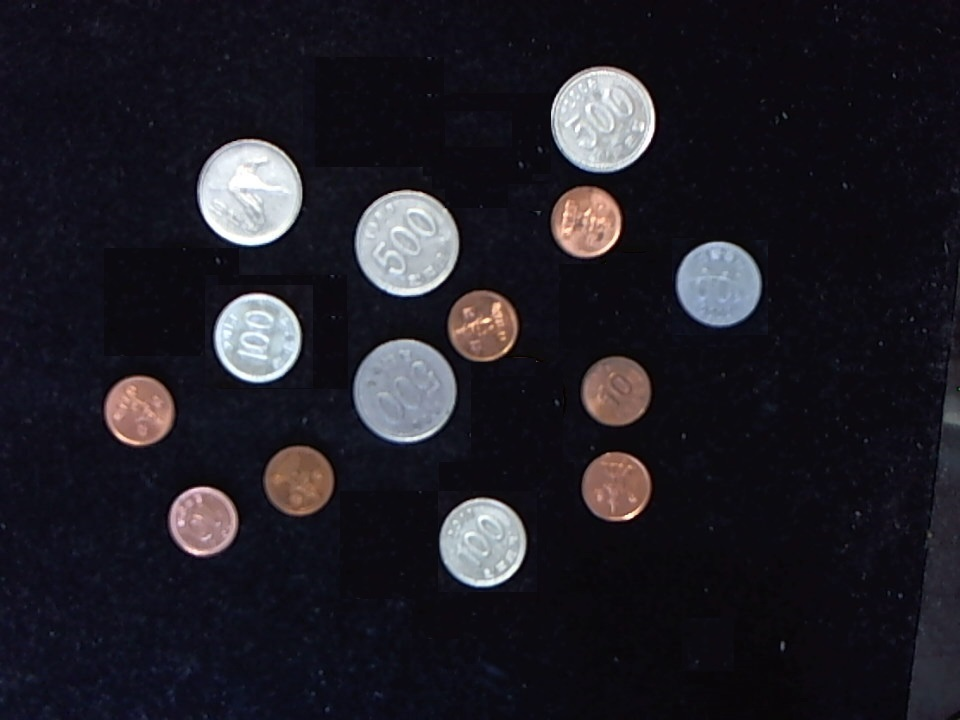
//> input picture OpenCV_Coin/img/coin.jpg, 960 x 720 px
$ ./main   (built with g++ and OpenCV 4)
//> lines starting //> are read from the running program, lines starting //| are printed output that depends on the picture; after the words box and inside, x2 and y2 are one past the last pixel; in counts of white or black regions, pixels touching at a corner belong together
#include "opencv2/opencv.hpp"
#include <iostream>

using namespace cv;
using namespace std;

void hough_circles();

int main(void)
{
	hough_circles();
}

void hough_circles()
{
	Mat src = imread("img/coin.jpg", IMREAD_GRAYSCALE);
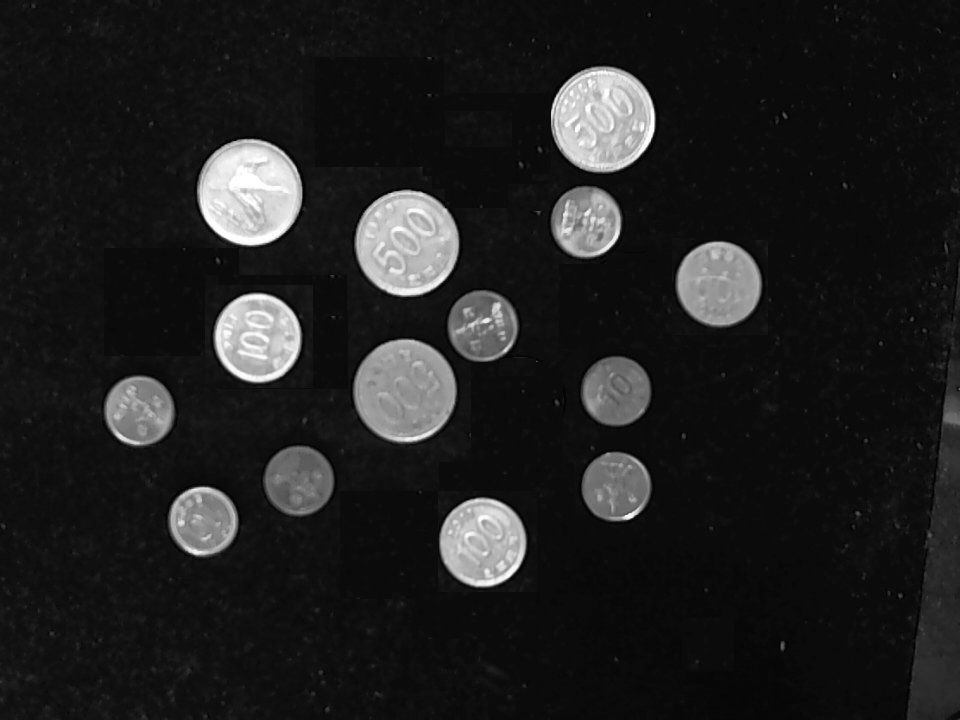
//> src: 720 rows x 960 cols, CV_8UC1; min 0, max 255, mean 32.4

	if (src.empty())
	{
		cerr << "Image load failed!" << endl;
		return;
	}

	Mat blurred;
	blur(src, blurred, Size(3, 3));

	vector<Vec3f> circles;
	HoughCircles(blurred, circles, HOUGH_GRADIENT, 1, 50, 200, 50);
//> circles = 14 circles (x, y, radius), first 12: [404.5, 390.5, 50.7], [602.5, 118.5, 52.9], [482.5, 541.5, 43.8], [718.5, 283.5, 41.9], [203.5, 520.5, 34.1], [616.5, 390.5, 34.6], [406.5, 243.5, 51.3], [249.5, 193.5, 51.7], [585.5, 222.5, 34.7], [297.5, 480.5, 34.9], [138.5, 409.5, 34.3], [257.5, 338.5, 42.7]

	Mat dst;
	cvtColor(src, dst, COLOR_GRAY2BGR);

	int total = 0;

	for (Vec3f c : circles)
	{
		Point center(cvRound(c[0]), cvRound(c[1]));
		int radius = cvRound(c[2]);
		circle(dst, center, radius, Scalar(0, 0, 255), 2, LINE_AA);

		if (radius >= 50)
		{
			putText(dst, "500", center + Point(30, 0), FONT_HERSHEY_DUPLEX, 1, Scalar(0, 255, 0));
			total += 500;
		}
		else if (radius >= 36 && radius < 50)
		{
			putText(dst, "100", center + Point(30, 0), FONT_HERSHEY_DUPLEX, 1, Scalar(255, 0, 0));
			total += 100;
		}
		else if (radius > 0 && radius < 36)
		{
			putText(dst, "10", center + Point(30, 0), FONT_HERSHEY_DUPLEX, 1, Scalar(255, 255, 255));
			total += 10;
		}

		//String radius_value = format("radius: %d", radius);
		//putText(dst, radius_value, center + Point(30, 30), FONT_HERSHEY_DUPLEX, 1, Scalar(255, 255, 255));
	}
//> this loop made 14 passes
//> (c, center, radius, total) on passes 1 to 12: ([404.5, 390.5, 50.7], Point(404, 390), 51, 500), ([602.5, 118.5, 52.9], Point(602, 118), 53, 1000), ([482.5, 541.5, 43.8], Point(482, 542), 44, 1100), ([718.5, 283.5, 41.9], Point(718, 284), 42, 1200), ([203.5, 520.5, 34.1], Point(204, 520), 34, 1210), ([616.5, 390.5, 34.6], Point(616, 390), 35, 1220), ([406.5, 243.5, 51.3], Point(406, 244), 51, 1720), ([249.5, 193.5, 51.7], Point(250, 194), 52, 2220), ([585.5, 222.5, 34.7], Point(586, 222), 35, 2230), ([297.5, 480.5, 34.9], Point(298, 480), 35, 2240), ([138.5, 409.5, 34.3], Point(138, 410), 34, 2250), ([257.5, 338.5, 42.7], Point(258, 338), 43, 2350)
//> pass 1, in hough_circles, `putText(dst, "500", center + Point(30, 0), FONT_HERSHEY_DUPLEX, 1, Sca..`:
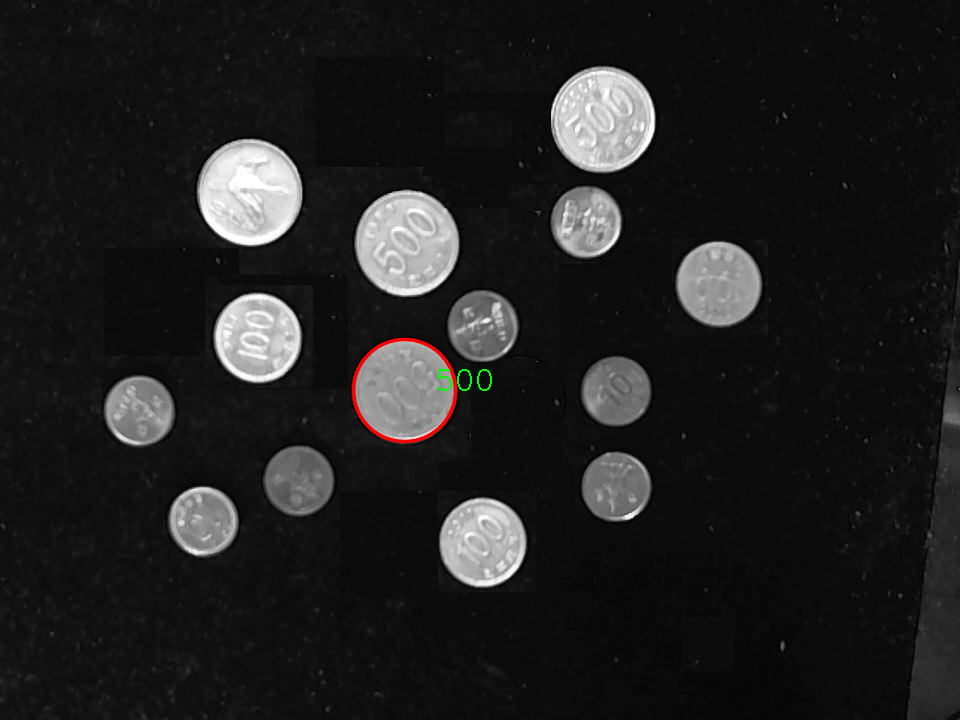
//> dst: 720 rows x 960 cols, CV_8UC3; mean B, G, R 32.2, 32.3, 32.6
//> pass 2, in hough_circles, `putText(dst, "500", center + Point(30, 0), FONT_HERSHEY_DUPLEX, 1, Sca..`:
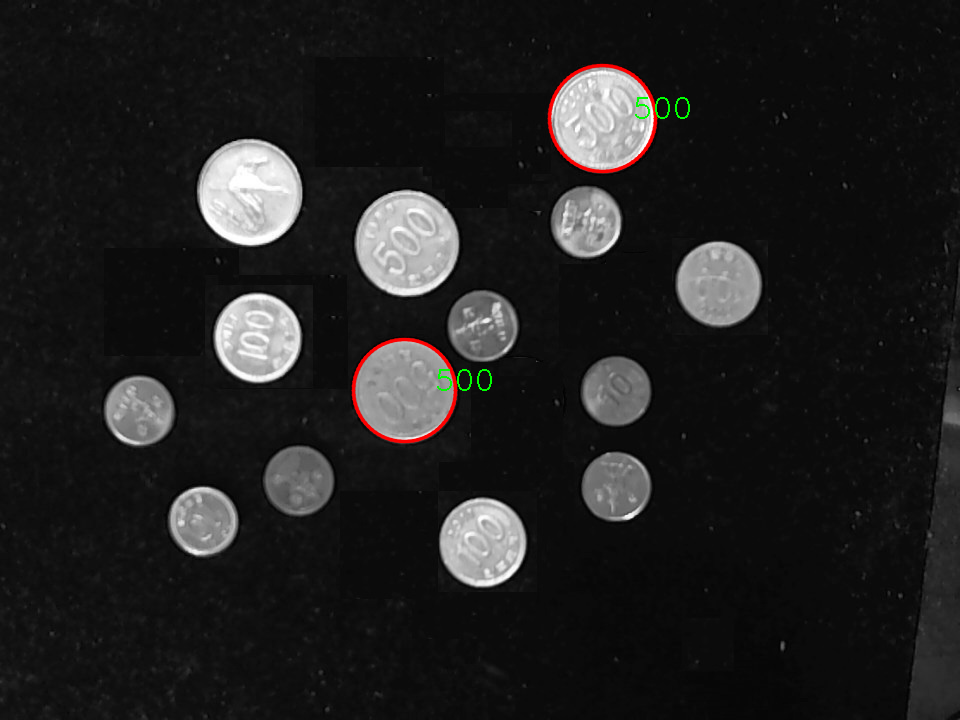
//> dst: 720 rows x 960 cols, CV_8UC3; 0.28% of pixels changed, all inside (x1, y1, x2, y2) = (547, 63, 690, 174)
//> pass 3, in hough_circles, `putText(dst, "100", center + Point(30, 0), FONT_HERSHEY_DUPLEX, 1, Sca..`:
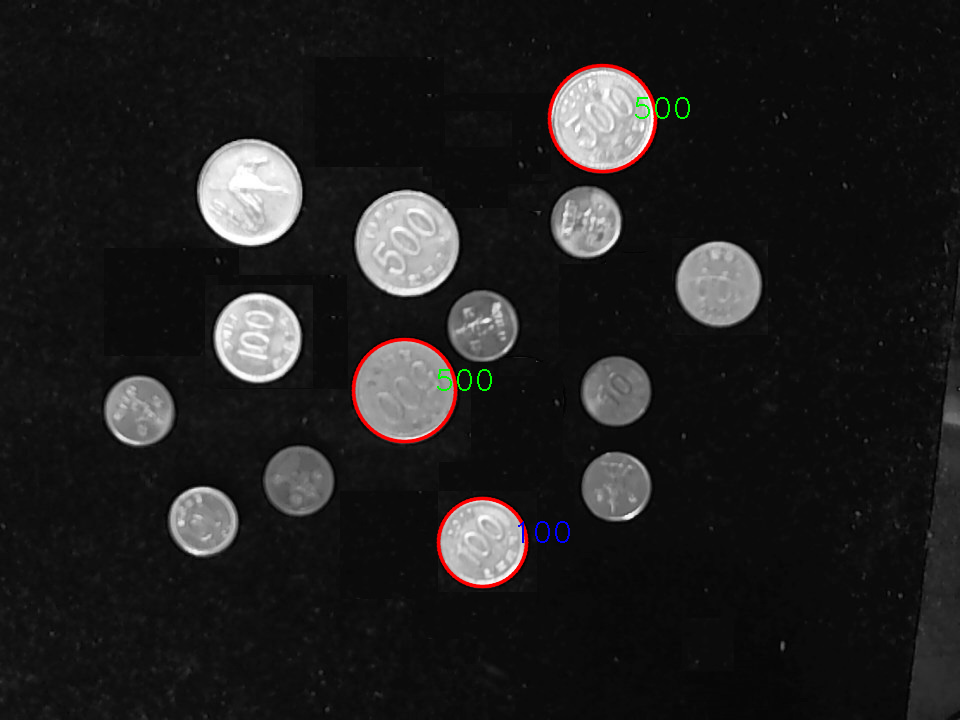
//> dst: 720 rows x 960 cols, CV_8UC3; 0.23% of pixels changed, all inside (x1, y1, x2, y2) = (436, 496, 570, 589)
//> after the loop:
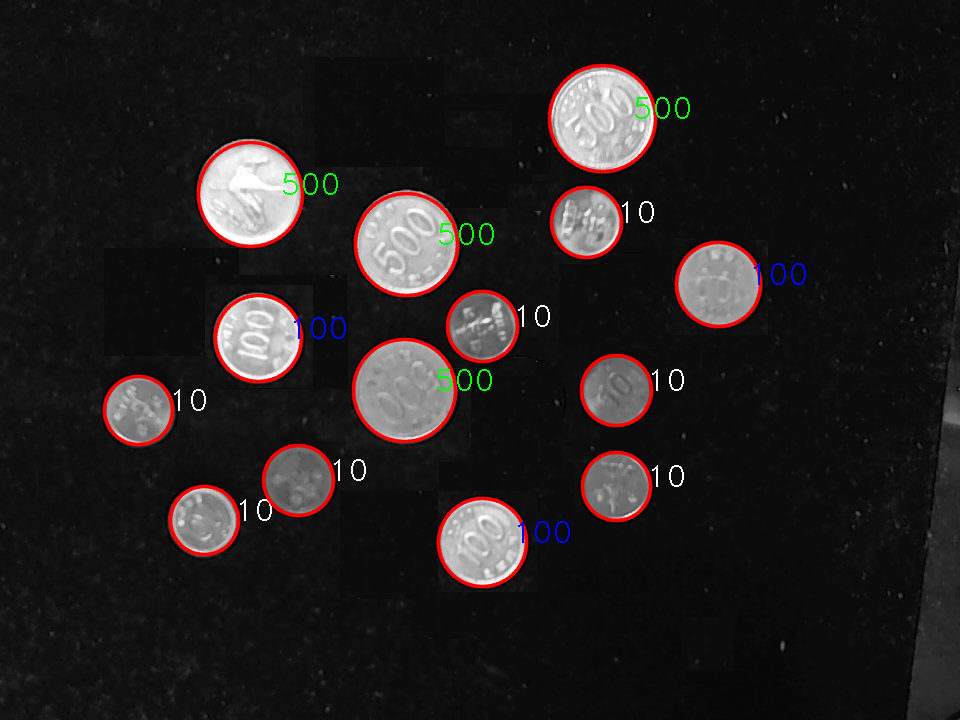
//> dst: 720 rows x 960 cols, CV_8UC3; 2.29% of pixels changed, all inside (x1, y1, x2, y2) = (102, 140, 806, 557)
//> after the loop, total = 2370

	String total_count = format("Total: %d", total);
//> total_count = "Total: 2370"
	putText(dst, total_count, Point(10, 30), FONT_HERSHEY_DUPLEX, 1, Scalar(0, 0, 255));
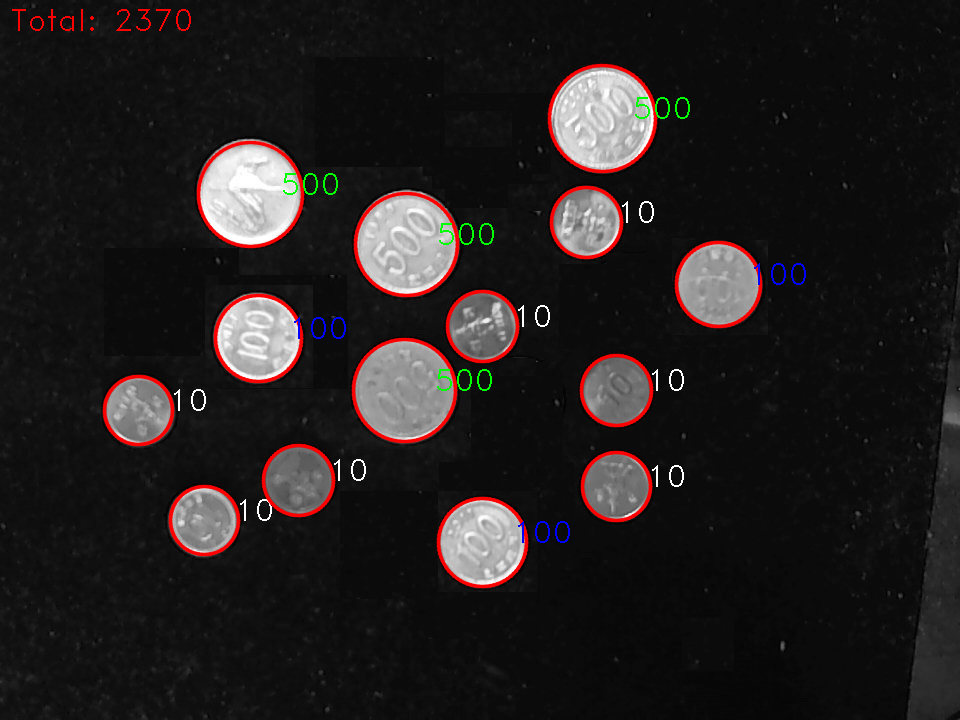
//> dst: 720 rows x 960 cols, CV_8UC3; 0.1% of pixels changed, all inside (x1, y1, x2, y2) = (12, 9, 191, 31)

	imshow("src", src);
	imshow("dst", dst);


	waitKey(0);
	destroyAllWindows();
}
